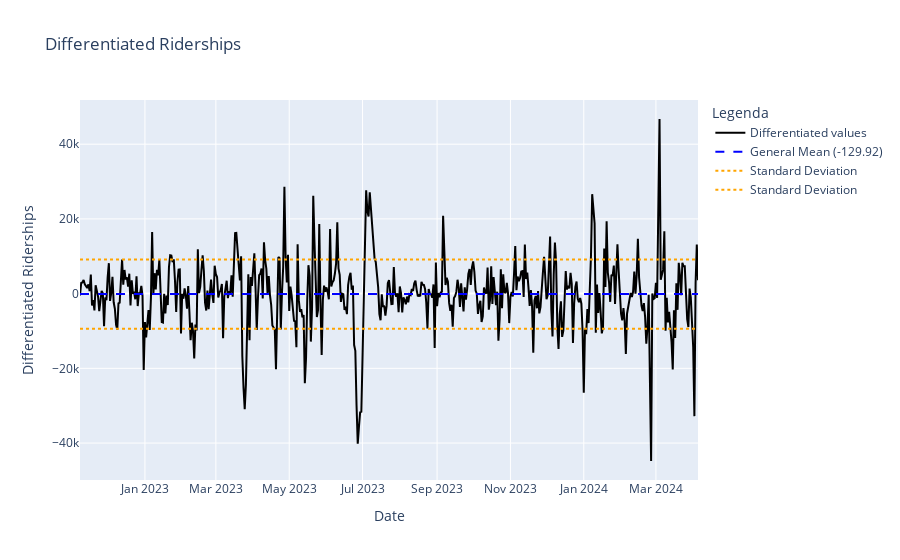

The notebook cell saved with this chart:
### Code cell
# Supondo que 'differenced_df' já esteja definido e possua a coluna 'Differenced_1'
mean = df_seasonal["diff_season"].mean()
std = df_seasonal["diff_season"].std()

fig = make_subplots(rows=1, cols=1)
fig.add_trace(go.Scatter(x=df_seasonal.index, y=df_seasonal['diff_season'], mode='lines', name="Differentiated values", line=dict(color='black')))
fig.add_trace(go.Scatter(x=df_seasonal.index, y=[mean] * len(df_seasonal), mode='lines', name=f"General Mean ({mean:.2f})", line=dict(dash='dash', color='blue')))
fig.add_trace(go.Scatter(x=df_seasonal.index, y=[mean + std] * len(df_seasonal), mode='lines', name="Standard Deviation", line=dict(color='orange', dash='dot')))
fig.add_trace(go.Scatter(x=df_seasonal.index, y=[mean - std] * len(df_seasonal), mode='lines', name="Standard Deviation", line=dict(color='orange', dash='dot')))

fig.update_layout(title="Differentiated Riderships", xaxis_title="Date", yaxis_title="Differentiated Riderships", legend_title="Legenda")
fig.show()

### Figure 1 — Plotly figure (JSON) as saved in the notebook; plotly's stock layout.template omitted (floating-point values rounded to 4 significant figures; data arrays with more than 128 entries replaced by an {"elided": "..."} marker saying what was removed)
{"data": [{"line": {"color": "black"}, "mode": "lines", "name": "Differentiated values", "type": "scatter", "x": {"elided": "515 str values"}, "y": {"elided": "515 float values"}}, {"line": {"color": "blue", "dash": "dash"}, "mode": "lines", "name": "General Mean (-129.92)", "type": "scatter", "x": {"elided": "515 str values"}, "y": {"elided": "515 float values"}}, {"line": {"color": "orange", "dash": "dot"}, "mode": "lines", "name": "Standard Deviation", "type": "scatter", "x": {"elided": "515 str values"}, "y": {"elided": "515 float values"}}, {"line": {"color": "orange", "dash": "dot"}, "mode": "lines", "name": "Standard Deviation", "type": "scatter", "x": {"elided": "515 str values"}, "y": {"elided": "515 float values"}}], "layout": {"legend": {"title": {"text": "Legenda"}}, "title": {"text": "Differentiated Riderships"}, "xaxis": {"anchor": "y", "domain": [0, 1], "title": {"text": "Date"}}, "yaxis": {"anchor": "x", "domain": [0, 1], "title": {"text": "Differentiated Riderships"}}}}
